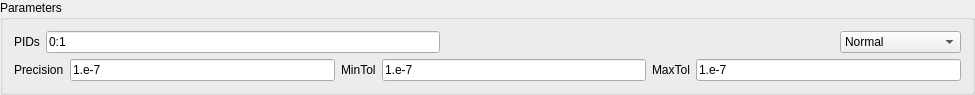
<?xml version="1.0" encoding="UTF-8"?>
<ui version="4.0">
 <class>ShapeFixWidget</class>
 <widget class="QWidget" name="ShapeFixWidget">
  <property name="geometry">
   <rect>
    <x>0</x>
    <y>0</y>
    <width>975</width>
    <height>95</height>
   </rect>
  </property>
  <property name="windowTitle">
   <string>ShapeFixWidget</string>
  </property>
  <layout class="QVBoxLayout" name="verticalLayout">
   <property name="spacing">
    <number>0</number>
   </property>
   <property name="leftMargin">
    <number>0</number>
   </property>
   <property name="topMargin">
    <number>0</number>
   </property>
   <property name="rightMargin">
    <number>0</number>
   </property>
   <property name="bottomMargin">
    <number>0</number>
   </property>
   <item>
    <widget class="QGroupBox" name="groupBox">
     <property name="title">
      <string>Parameters</string>
     </property>
     <layout class="QVBoxLayout" name="verticalLayout_2">
      <item>
       <layout class="QHBoxLayout" name="horizontalLayout">
        <item>
         <widget class="QLabel" name="label_2">
          <property name="text">
           <string>PIDs</string>
          </property>
         </widget>
        </item>
        <item>
         <widget class="QLineEdit" name="lineEdit_PIDs">
          <property name="text">
           <string>0:1</string>
          </property>
         </widget>
        </item>
        <item>
         <spacer name="horizontalSpacer">
          <property name="orientation">
           <enum>Qt::Horizontal</enum>
          </property>
          <property name="sizeHint" stdset="0">
           <size>
            <width>40</width>
            <height>20</height>
           </size>
          </property>
         </spacer>
        </item>
        <item>
         <widget class="QComboBox" name="comboBox">
          <item>
           <property name="text">
            <string>Normal</string>
           </property>
          </item>
          <item>
           <property name="text">
            <string>Order</string>
           </property>
          </item>
          <item>
           <property name="text">
            <string>EdgeConnection</string>
           </property>
          </item>
          <item>
           <property name="text">
            <string>FaceConnection</string>
           </property>
          </item>
         </widget>
        </item>
       </layout>
      </item>
      <item>
       <layout class="QHBoxLayout" name="horizontalLayout_2">
        <item>
         <widget class="QLabel" name="label_3">
          <property name="text">
           <string>Precision</string>
          </property>
         </widget>
        </item>
        <item>
         <widget class="QLineEdit" name="lineEdit_precision">
          <property name="text">
           <string>1.e-7</string>
          </property>
         </widget>
        </item>
        <item>
         <widget class="QLabel" name="label_4">
          <property name="text">
           <string>MinTol</string>
          </property>
         </widget>
        </item>
        <item>
         <widget class="QLineEdit" name="lineEdit_mintol">
          <property name="text">
           <string>1.e-7</string>
          </property>
         </widget>
        </item>
        <item>
         <widget class="QLabel" name="label_5">
          <property name="text">
           <string>MaxTol</string>
          </property>
         </widget>
        </item>
        <item>
         <widget class="QLineEdit" name="lineEdit_maxtol">
          <property name="text">
           <string>1.e-7</string>
          </property>
         </widget>
        </item>
       </layout>
      </item>
     </layout>
    </widget>
   </item>
  </layout>
 </widget>
 <layoutdefault spacing="6" margin="11"/>
 <resources/>
 <connections/>
</ui>
